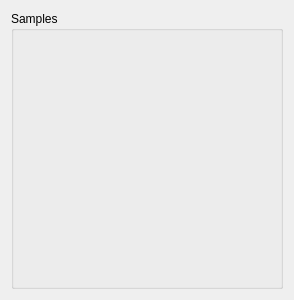
<?xml version="1.0" encoding="UTF-8"?>
<ui version="4.0">
 <class>BScanControl</class>
 <widget class="QWidget" name="BScanControl">
  <property name="geometry">
   <rect>
    <x>0</x>
    <y>0</y>
    <width>294</width>
    <height>300</height>
   </rect>
  </property>
  <property name="windowTitle">
   <string>Form</string>
  </property>
  <layout class="QGridLayout" name="gridLayout">
   <item row="0" column="0">
    <widget class="QGroupBox" name="groupBox">
     <property name="title">
      <string>Samples</string>
     </property>
     <layout class="QGridLayout" name="gridLayout_3">
      <item row="1" column="0" colspan="2">
       <layout class="QGridLayout" name="layoutGroupBox"/>
      </item>
      <item row="0" column="1">
       <widget class="QPushButton" name="pushButton_3">
        <property name="text">
         <string/>
        </property>
        <property name="default">
         <bool>true</bool>
        </property>
        <property name="flat">
         <bool>true</bool>
        </property>
       </widget>
      </item>
     </layout>
    </widget>
   </item>
  </layout>
 </widget>
 <resources/>
 <connections/>
</ui>
